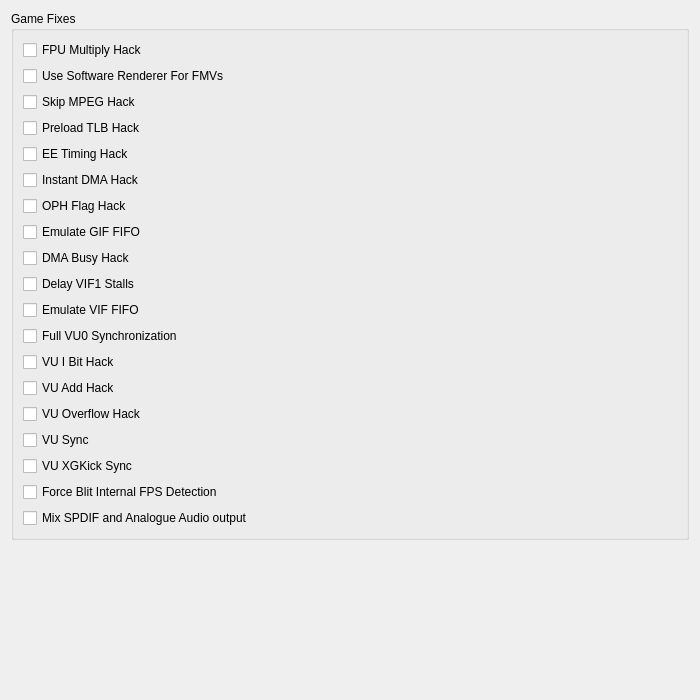
<?xml version="1.0" encoding="UTF-8"?>
<ui version="4.0">
 <class>GameFixSettingsWidget</class>
 <widget class="QWidget" name="GameFixSettingsWidget">
  <property name="geometry">
   <rect>
    <x>0</x>
    <y>0</y>
    <width>700</width>
    <height>700</height>
   </rect>
  </property>
  <layout class="QVBoxLayout" name="verticalLayout_3">
   <item>
    <widget class="QGroupBox" name="groupBox">
     <property name="title">
      <string>Game Fixes</string>
     </property>
     <layout class="QVBoxLayout" name="verticalLayout_2">
      <item>
       <widget class="QCheckBox" name="FpuMulHack">
        <property name="text">
         <string extracomment="FPU = Floating Point Unit. A part of the PS2's CPU. Do not translate.\nMultiply: mathematical term.\nTales of Destiny: a game's name. Leave as-is or use an official translation.">FPU Multiply Hack</string>
        </property>
       </widget>
      </item>
      <item>
       <widget class="QCheckBox" name="SoftwareRendererFMVHack">
        <property name="text">
         <string extracomment="FMV: Full Motion Video. Find the common used term in your language.">Use Software Renderer For FMVs</string>
        </property>
       </widget>
      </item>
      <item>
       <widget class="QCheckBox" name="SkipMPEGHack">
        <property name="text">
         <string extracomment="MPEG: video codec, leave as-is. FMV: Full Motion Video. Find the common used term in your language.">Skip MPEG Hack</string>
        </property>
       </widget>
      </item>
      <item>
       <widget class="QCheckBox" name="GoemonTlbHack">
        <property name="text">
         <string extracomment="TLB: Translation Lookaside Buffer. Leave as-is. Goemon: name of a character from the series with his name. Leave as-is or use an official translation.">Preload TLB Hack</string>
        </property>
       </widget>
      </item>
      <item>
       <widget class="QCheckBox" name="EETimingHack">
        <property name="text">
         <string extracomment="EE: Emotion Engine. Leave as-is.">EE Timing Hack</string>
        </property>
       </widget>
      </item>
      <item>
       <widget class="QCheckBox" name="InstantDMAHack">
        <property name="text">
         <string extracomment="DMA: Direct Memory Access. Leave as-is.">Instant DMA Hack</string>
        </property>
       </widget>
      </item>
      <item>
       <widget class="QCheckBox" name="OPHFlagHack">
        <property name="text">
         <string extracomment="OPH: Name of a flag (Output PatH) in the GIF_STAT register in the EE. Leave as-is.\nBleach Blade Battles: a game's name. Leave as-is or use an official translation.">OPH Flag Hack</string>
        </property>
       </widget>
      </item>
      <item>
       <widget class="QCheckBox" name="GIFFIFOHack">
        <property name="text">
         <string extracomment="GIF = GS (Graphics Synthesizer, the GPU) Interface. Leave as-is.\nFIFO = First-In-First-Out, a type of buffer. Leave as-is.">Emulate GIF FIFO</string>
        </property>
       </widget>
      </item>
      <item>
       <widget class="QCheckBox" name="DMABusyHack">
        <property name="text">
         <string extracomment="DMA: Direct Memory Access. Leave as-is.">DMA Busy Hack</string>
        </property>
       </widget>
      </item>
      <item>
       <widget class="QCheckBox" name="VIF1StallHack">
        <property name="text">
         <string extracomment="VIF = VU (Vector Unit) Interface. Leave as-is. SOCOM 2 and Spy Hunter: names of two different games. Leave as-is or use an official translation.\nHUD = Heads-Up Display. The games' interfaces.">Delay VIF1 Stalls</string>
        </property>
       </widget>
      </item>
      <item>
       <widget class="QCheckBox" name="VIFFIFOHack">
        <property name="text">
         <string extracomment="VIF = VU (Vector Unit) Interface. Leave as-is.\nFIFO = First-In-First-Out, a type of buffer. Leave as-is.">Emulate VIF FIFO</string>
        </property>
       </widget>
      </item>
      <item>
       <widget class="QCheckBox" name="FullVU0SyncHack">
        <property name="text">
         <string extracomment="VU0 = VU (Vector Unit) 0. Leave as-is.">Full VU0 Synchronization</string>
        </property>
       </widget>
      </item>
      <item>
       <widget class="QCheckBox" name="IbitHack">
        <property name="text">
         <string extracomment="VU = Vector Unit. Leave as-is.\nI Bit = A bit referred as I, not as 1.\nScarface The World is Yours and Crash Tag Team Racing: names of two different games. Leave as-is or use an official translation.">VU I Bit Hack</string>
        </property>
       </widget>
      </item>
      <item>
       <widget class="QCheckBox" name="VuAddSubHack">
        <property name="text">
         <string extracomment="VU = Vector Unit. Leave as-is.\nTri-Ace: a game development company name. Leave as-is.">VU Add Hack</string>
        </property>
       </widget>
      </item>
      <item>
       <widget class="QCheckBox" name="VUOverflowHack">
        <property name="text">
         <string extracomment="VU = Vector Unit. Leave as-is.\nSuperman Returns: a game's name. Leave as-is or use an official translation.">VU Overflow Hack</string>
        </property>
       </widget>
      </item>
      <item>
       <widget class="QCheckBox" name="VUSyncHack">
        <property name="text">
         <string extracomment="VU = Vector Unit. Leave as-is.\nRun Behind: watch out for misleading capitalization for non-English: this refers to making the VUs run behind (delayed relative to) the EE.\nM-Bit: a bitflag in VU instructions that tells VU0 to synchronize with the EE. M-Bit Game: A game that uses instructions with the M-Bit enabled (unofficial PCSX2 name).">VU Sync</string>
        </property>
       </widget>
      </item>
      <item>
       <widget class="QCheckBox" name="XgKickHack">
        <property name="text">
         <string extracomment="VU = Vector Unit. Leave as-is.\nXGKick: the name of one of the VU's instructions. Leave as-is.">VU XGKick Sync</string>
        </property>
       </widget>
      </item>
      <item>
       <widget class="QCheckBox" name="BlitInternalFPSHack">
        <property name="text">
         <string extracomment="Blit = a data operation. You might want to write it as-is, but fully uppercased. More information: https://en.wikipedia.org/wiki/Bit_blit  This option tells PCSX2 to estimate internal FPS by detecting blits (image copies) onto visible display memory.">Force Blit Internal FPS Detection</string>
        </property>
       </widget>
      </item>
      <item>
       <widget class="QCheckBox" name="MixSpdifAnalogHack">
        <property name="text">
         <string>Mix SPDIF and Analogue Audio output</string>
        </property>
       </widget>
      </item>
     </layout>
    </widget>
   </item>
   <item>
    <spacer name="verticalSpacer">
     <property name="orientation">
      <enum>Qt::Orientation::Vertical</enum>
     </property>
     <property name="sizeHint" stdset="0">
      <size>
       <width>20</width>
       <height>0</height>
      </size>
     </property>
    </spacer>
   </item>
  </layout>
 </widget>
 <tabstops>
  <tabstop>FpuMulHack</tabstop>
  <tabstop>SoftwareRendererFMVHack</tabstop>
  <tabstop>SkipMPEGHack</tabstop>
  <tabstop>GoemonTlbHack</tabstop>
  <tabstop>EETimingHack</tabstop>
  <tabstop>InstantDMAHack</tabstop>
  <tabstop>OPHFlagHack</tabstop>
  <tabstop>GIFFIFOHack</tabstop>
  <tabstop>DMABusyHack</tabstop>
  <tabstop>VIF1StallHack</tabstop>
  <tabstop>VIFFIFOHack</tabstop>
  <tabstop>FullVU0SyncHack</tabstop>
  <tabstop>IbitHack</tabstop>
  <tabstop>VuAddSubHack</tabstop>
  <tabstop>VUOverflowHack</tabstop>
  <tabstop>VUSyncHack</tabstop>
  <tabstop>XgKickHack</tabstop>
  <tabstop>BlitInternalFPSHack</tabstop>
  <tabstop>MixSpdifAnalogHack</tabstop>
 </tabstops>
 <resources>
  <include location="../resources/resources.qrc"/>
 </resources>
 <connections/>
</ui>
